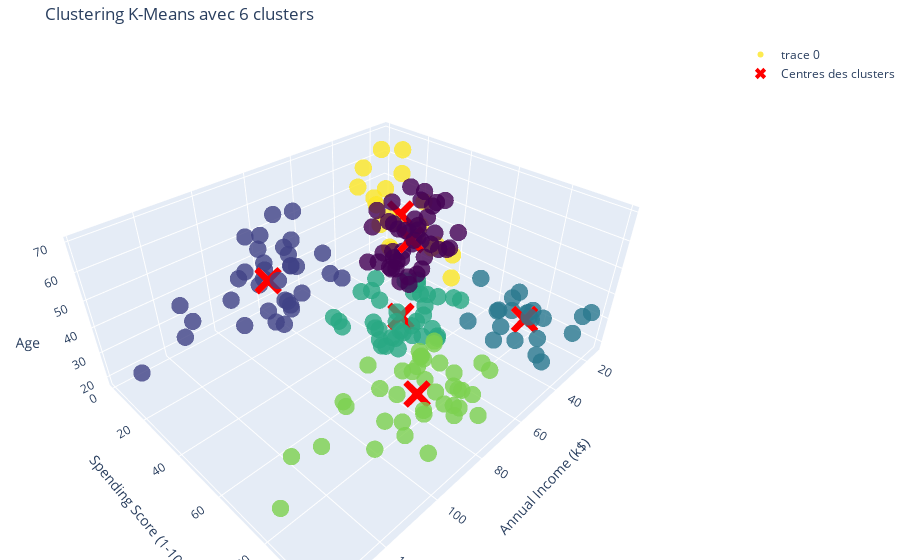

The notebook cell saved with this chart:
### Code cell
import plotly.graph_objects as go
from sklearn.cluster import KMeans


X = clients_df[['Annual Income (k$)', 'Spending Score (1-100)', 'Age']]

optimal_clusters = 6
kmeans = KMeans(n_clusters=optimal_clusters, init='k-means++', n_init=10, random_state=42)
kmeans.fit(X)
clients_df['Cluster'] = kmeans.labels_

fig = go.Figure()

# construire le graphe
fig.add_trace(go.Scatter3d(
    x=X['Annual Income (k$)'],y=X['Spending Score (1-100)'],z=X['Age'],mode='markers',marker=dict(
        size=6,
        color=clients_df['Cluster'],
        colorscale='Viridis',
        opacity=0.8
    )
))

# Ajouter les centres des clusters
centers = kmeans.cluster_centers_
fig.add_trace(go.Scatter3d(x=centers[:, 0],y=centers[:, 1],z=centers[:, 2],mode='markers',marker=dict(
        size=10,
        color='red',
        symbol='x',
        opacity=1.0
    ),
    name='Centres des clusters'
))

# Mettre en place les titres et les axes
fig.update_layout(
    title=f'Clustering K-Means avec {optimal_clusters} clusters',
    scene=dict(
        xaxis_title='Annual Income (k$)',
        yaxis_title='Spending Score (1-100)',
        zaxis_title='Age'
    ),
    margin=dict(l=0, r=0, b=0, t=40)
)
fig.show()

### Figure 1 — Plotly figure (JSON) as saved in the notebook; plotly's stock layout.template omitted (floating-point values rounded to 4 significant figures; data arrays with more than 128 entries replaced by an {"elided": "..."} marker saying what was removed)
{"data": [{"marker": {"color": {"elided": "200 int values"}, "colorscale": [[0, "#440154"], [0.1111, "#482878"], [0.2222, "#3e4989"], [0.3333, "#31688e"], [0.4444, "#26828e"], [0.5556, "#1f9e89"], [0.6667, "#35b779"], [0.7778, "#6ece58"], [0.8889, "#b5de2b"], [1, "#fde725"]], "opacity": 0.8, "size": 6}, "mode": "markers", "type": "scatter3d", "x": {"elided": "200 int values"}, "y": {"elided": "200 int values"}, "z": {"elided": "200 int values"}}, {"marker": {"color": "red", "opacity": 1, "size": 10, "symbol": "x"}, "mode": "markers", "name": "Centres des clusters", "type": "scatter3d", "x": [53.38, 88.23, 25.73, 56.66, 86.54, 25.14], "y": [49.09, 17.29, 79.36, 49.13, 82.13, 19.52], "z": [56.16, 41.69, 25.27, 27.0, 32.69, 44.14]}], "layout": {"autosize": true, "margin": {"b": 0, "l": 0, "r": 0, "t": 40}, "scene": {"aspectmode": "auto", "aspectratio": {"x": 1.429, "y": 1.148, "z": 0.6093}, "xaxis": {"title": {"text": "Annual Income (k$)"}, "type": "linear"}, "yaxis": {"title": {"text": "Spending Score (1-100)"}, "type": "linear"}, "zaxis": {"title": {"text": "Age"}, "type": "linear"}}, "title": {"text": "Clustering K-Means avec 6 clusters"}}}
